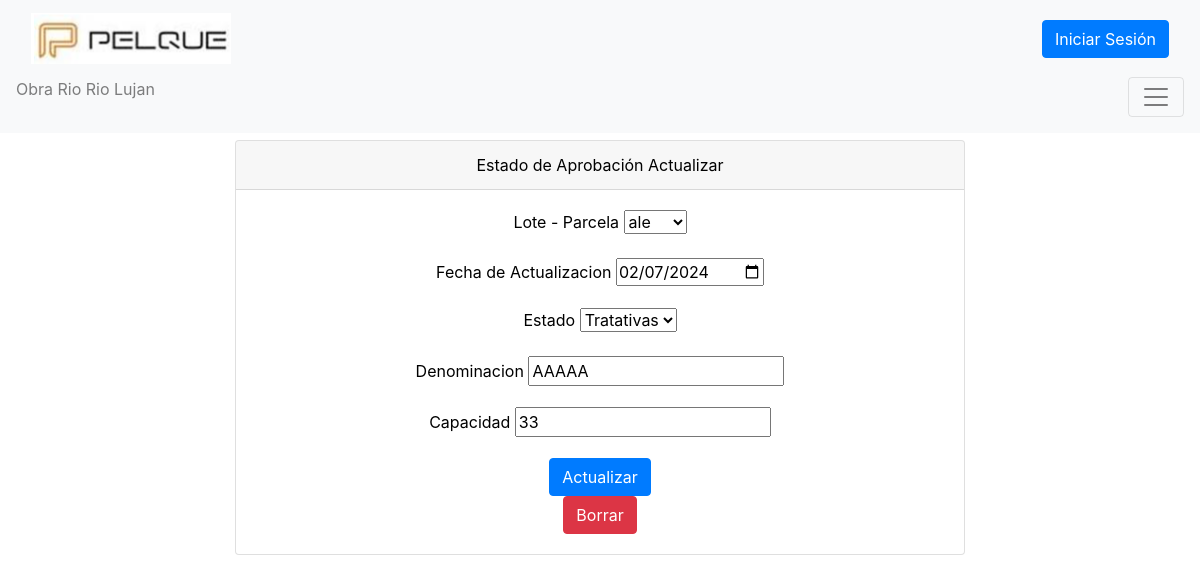
/RioLujan/update_Estado_De_Aprobacion/2/, run on the app's committed database.
### RioLujan/models.py (models this page shows, shortened)
class Estado_De_Aprobacion(models.Model):
    lote= models.CharField(max_length=99, verbose_name="Lote - Parcela")
    actualizacion= models.DateField(verbose_name="Fecha de Actualizacion")
    estado= models.CharField(max_length=99, verbose_name="Estado")
    denominacion= models.CharField(max_length=99, verbose_name="Denominacion")
    capacidad= models.IntegerField(verbose_name="Capacidad")
    usuario = models.ForeignKey(User, on_delete=models.CASCADE, verbose_name="Ultima modificacion")

### RioLujan/views.py (the view)
# urls.py: path('update_Estado_De_Aprobacion/<int:estado_id>/', views.update_Estado_De_Aprobacion, name='update_Estado_De_Aprobacion'),
def update_Estado_De_Aprobacion (request, estado_id):
    Estado_De_Aprobacion_update = get_object_or_404(Estado_De_Aprobacion, id=estado_id)
    if request.method == "POST":
        formulario = RioLujan.forms.Estado_De_Aprobacion_Form(request.POST, request.FILES)
        if formulario.is_valid():
            info = formulario.cleaned_data
            Estado_De_Aprobacion_update.lote = info["lote"]
            Estado_De_Aprobacion_update.actualizacion = info["actualizacion"]
            Estado_De_Aprobacion_update.estado = info["estado"]
            Estado_De_Aprobacion_update.denominacion = info["denominacion"]
            Estado_De_Aprobacion_update.capacidad = info["capacidad"]
            Estado_De_Aprobacion_update.usuario=request.user
            Estado_De_Aprobacion_update.save()
            reseñas = Estado_De_Aprobacion.objects.all()
            return redirect('Estado_De_Aprobacion')
    else:
        formulario = RioLujan.forms.Estado_De_Aprobacion_Form(initial={
            "lote": Estado_De_Aprobacion_update.lote,
            "actualizacion": Estado_De_Aprobacion_update.actualizacion,
            "estado": Estado_De_Aprobacion_update.estado,
            "denominacion": Estado_De_Aprobacion_update.denominacion,
            "capacidad": Estado_De_Aprobacion_update.capacidad,
        })
    return render(request, "RioLujan/update_Estado_De_Aprobacion.html", {"form": formulario,'estado':Estado_De_Aprobacion_update})

### RioLujan/forms.py (shortened to what this page needs)
class Estado_De_Aprobacion_Form(forms.ModelForm):
    class Meta:
        model = Estado_De_Aprobacion
        fields = ['lote', 'actualizacion', 'estado', 'denominacion', 'capacidad']
        labels = {
            'lote': 'Lote - Parcela',
            'actualizacion': 'Fecha de Actualizacion',
            'estado': 'Estado',
            'denominacion': 'Denominacion',
            'capacidad': 'Capacidad'
        }
        widgets = {
            'actualizacion': forms.DateInput(attrs={'type': 'date'}),
            'estado': forms.Select(choices=[('Firmada', 'Firmada'), ('DPH', 'DPH'), ('Tratativas', 'Tratativas')]),
            'lote': forms.Select(choices=[(lote.lote, lote.lote) for lote in Lote.objects.all()])
        }

### RioLujan/templates/RioLujan/update_Estado_De_Aprobacion.html (shortened to what this page needs)
{% extends 'RioLujan/FormulariosPlantilla.html' %}
{% block formulario %}
<form action="" method="post"> {% csrf_token %}
    <div class="mb-3">
        <label for="lote" class="form-label" style="color: black;">Lote - Parcela</label>
        {{ form.lote }}
    </div>
    <div class="mb-3">
        <label for="actualizacion" class="form-label" style="color: black;">Fecha de Actualizacion</label>
        {{ form.actualizacion }}
    </div>
    <div class="mb-3">
        <label for="estado" class="form-label" style="color: black;">Estado</label>
        {{ form.estado }}
    </div>
    <div class="mb-3">
        <label for="denominacion" class="form-label" style="color: black;">Denominacion</label>
        {{ form.denominacion }}
    </div>
    <div class="mb-3">
        <label for="capacidad" class="form-label" style="color: black;">Capacidad</label>
        {{ form.capacidad }}
    </div>
    <button type="submit" class="btn btn-primary">Actualizar</button>
</form>
<form action="{% url 'delete_Estado_De_Aprobacion' estado.id %}" method="post">
    <button type="submit" class="btn btn-danger delete-button">Borrar</button>
</form>
{% endblock %}

### data on the page
Estado_De_Aprobacion: lote "ale", actualizacion "02/07/2024", estado "Tratativas", denominacion "AAAAA", capacidad "33"
